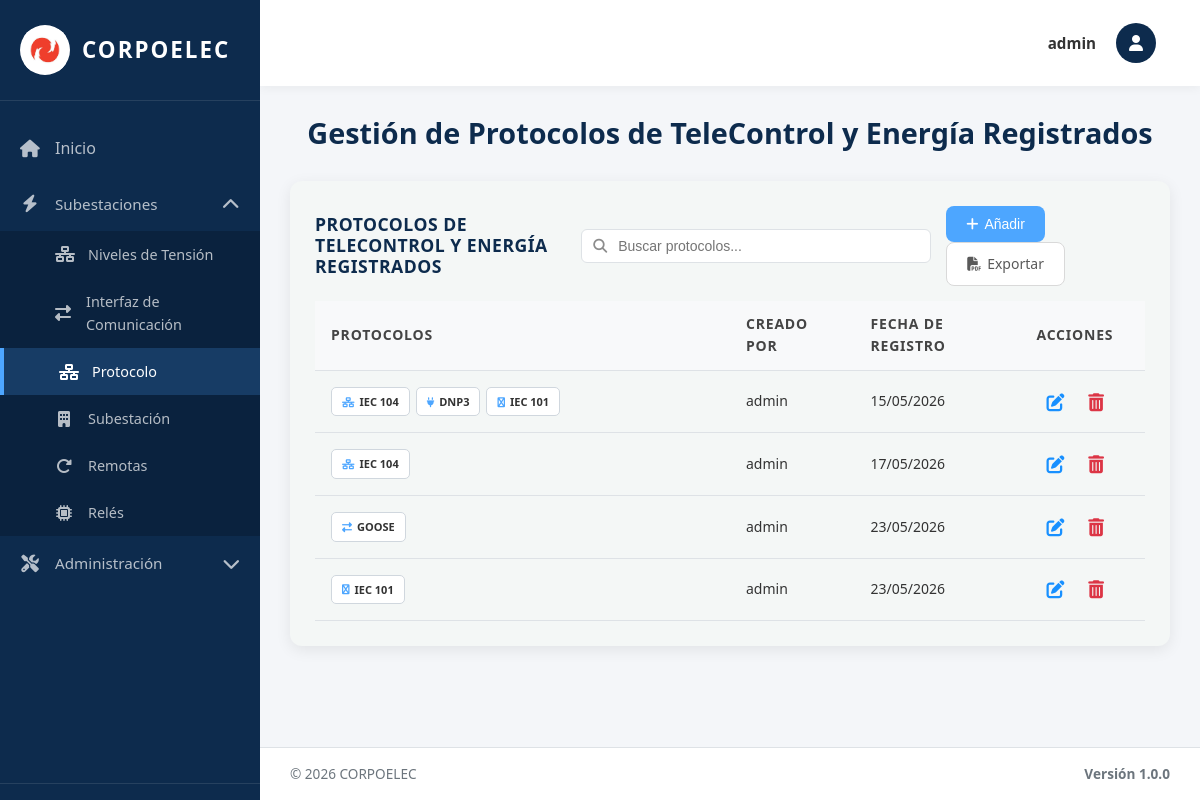
The app's page /protocolo/ (signed in) with its own data.
### equipos/models.py (models this page shows, shortened)
class Protocolo(models.Model):
    TIPO_CHOICES = [
        ('104', 'IEC 104'),
        ('DNP', 'DNP3'),
        ('GOOSE', 'GOOSE'),
        ('101', 'IEC 101'),
        ('MODBUS', 'Modbus'),
    ]
    Id_Protocolo = models.AutoField(primary_key=True)  # Identificador único
    Id_Interfaz = models.ForeignKey(InterfazDeComunicacion, on_delete=models.SET_NULL, null=True, blank=True, related_name='protocolos', verbose_name='Interfaz')  # Interface asociada - SET_NULL permite eliminar interfaz sin borrar protocolos
    Tipo = models.CharField(max_length=10, choices=TIPO_CHOICES, verbose_name='Tipo de Protocolo')  # Tipo de protocolo (enumerado)
    Estado = models.CharField(max_length=50, default='Activo', verbose_name='Estado')  # Estado operativo
    Fecha_Reg = models.DateField(auto_now_add=True, verbose_name='Fecha de Registro')  # Fecha de registro automática
    creado_por = models.ForeignKey(User, on_delete=models.SET_NULL, null=True, blank=True, related_name='protocolos_creados')  # Usuario que creó el registro
    Activo = models.BooleanField(default=True, verbose_name='Activo')  # Para eliminación lógica
    class Meta:
        verbose_name = 'Protocolo de Comunicación'
        verbose_name_plural = 'Protocolos de Comunicación'
        ordering = ['Id_Protocolo']  # Orden por ID ascendente

class InterfazDeComunicacion(models.Model):
    TIPO_INTERFAZ_CHOICES = [
        ('PUERTOS', 'Puertos de Comunicación'),
        ('PROTOCOLOS', 'Protocolos de Comunicación'),
    ]
    Id_Interfaz = models.AutoField(primary_key=True, serialize=False)  # Identificador único (PK)
    Puertos_C = models.IntegerField(default=0, verbose_name='Cantidad de Puertos')  # Contador de puertos
    Fecha_Reg = models.DateField(auto_now_add=True)  # Fecha de registro automática
    creado_por = models.ForeignKey(User, on_delete=models.SET_NULL, null=True, blank=True, related_name='interfaces_creadas')  # Usuario que creó el registro
    Tipo_Interfaz = models.CharField(max_length=20, choices=TIPO_INTERFAZ_CHOICES, default='PUERTOS', verbose_name='Tipo de Interfaz')  # Tipo de interfaz
    Activo = models.BooleanField(default=True, verbose_name='Activo')  # Para eliminación lógica
    objects = models.Manager()
    activos = models.Manager()  # Manager por defecto para filtrar activos
    class Meta:
        verbose_name = 'Interfaz de Comunicación'
        verbose_name_plural = 'Interfaces de Comunicación'
        ordering = ['Id_Interfaz']  # Orden por ID ascendente

### equipos/views.py (the view, shortened to what this page needs)
# urls.py: path('protocolo/', protocolo_view, name='protocolo'),
@login_required(login_url='/login/')
@no_cache
def protocolo_view(request):
    interfaces = InterfazDeComunicacion.objects.filter(Tipo_Interfaz='PROTOCOLOS', Activo=True).prefetch_related('protocolos').all().order_by('Id_Interfaz')
    paginator = Paginator(interfaces, 10)
    page_number = request.GET.get('page')
    page_obj = paginator.get_page(page_number)
    context = {
        'title': 'Protocolos',
        'page_obj': page_obj,
        'is_admin': request.user.is_superuser,
        'puede_crear': puede_crear(request),
        'puede_actualizar': puede_actualizar(request),
        'puede_eliminar': puede_eliminar(request)
    }
    return render(request, 'protocolo.html', context)

### equipos/context_processors.py (called while the page is built, shortened)
def permisos_usuario(request):
    if request.user.is_superuser:
        return {
            'permisos_usuario': {'crear': True, 'actualizar': True, 'eliminar': True},
            'puede_crear': True,
            'puede_actualizar': True,
            'puede_eliminar': True,
        }

### templates/protocolo.html (shortened to what this page needs)
{% extends 'base.html' %}
{% load static %}
{% block content %}
<div class="welcome-text">
  <h2>Gestión de Protocolos de TeleControl y Energía Registrados</h2>
</div>
<div class="table-section">
<div class="table-header">
  <h3>PROTOCOLOS DE TELECONTROL Y ENERGÍA REGISTRADOS</h3>
  <div class="search-container">
    <input type="text" class="search-input" id="searchInput" placeholder="Buscar protocolos..." onkeyup="filterTable()">
  </div>
  <div class="action-buttons">
    <button class="btn btn-primary btn-add-top" onclick="abrirModal()">
      <i class="fas fa-plus"></i> Añadir
    </button>
    <a href="{% url 'exportar_protocolo_pdf' %}" class="btn btn-secondary btn-add-top">
      <i class="fas fa-file-pdf"></i> Exportar
    </a>
  </div>
</div>
    {% if page_obj.paginator.count > 0 %}
    <table class="data-table">
      <thead>
        <tr>
          <th width="50%">Protocolos</th>
          {% if is_admin %}<th width="15%">Creado Por</th>{% endif %}
          <th width="20%">Fecha de Registro</th>
          <th width="15%">Acciones</th>
        </tr>
      </thead>
      <tbody>
        {% for interfaz in page_obj %}
        <tr>
          <td>
            <div class="protocolos-container">
              {% for protocolo in interfaz.protocolos.all %}
              <span class="protocolo-badge">
                <span class="protocolo-icon">
                  {% if protocolo.Tipo == '104' %}<i class="fas fa-network-wired"></i>{% endif %}
                  {% if protocolo.Tipo == 'DNP' %}<i class="fas fa-plug"></i>{% endif %}
                  {% if protocolo.Tipo == 'GOOSE' %}<i class="fas fa-exchange-alt"></i>{% endif %}
                  {% if protocolo.Tipo == '101' %}<i class="fas fa-usb"></i>{% endif %}
                </span>
                <span class="protocolo-text">{{ protocolo.get_Tipo_display }}</span>
              </span>
              {% empty %}
              <span class="no-data">Sin protocolos</span>
              {% endfor %}
            </div>
          </td>
          {% if is_admin %}<td>{{ interfaz.creado_por.username|default:"Sistema" }}</td>{% endif %}
          <td><span class="fecha-text">{{ interfaz.Fecha_Reg|date:"d/m/Y" }}</span></td>
<td class="actions-cell">
    {% with protocolos_list=interfaz.protocolos.all %}
    {% if puede_actualizar %}
    <button type="button" class="btn-icon btn-edit" title="Editar" onclick="abrirModalEditar({{ interfaz.Id_Interfaz }}, '{% for p in protocolos_list %}{{ p.Tipo }}{% if not forloop.last %},{% endif %}{% endfor %}')">
        <i class="fas fa-edit"></i>
    </button>
    {% endif %}
    <form method="post" style="display: inline;" onsubmit="return confirmarEliminacion(this);">
        {% if puede_eliminar %}
        <button type="submit" class="btn-icon btn-delete" title="Eliminar">
            <i class="fas fa-trash-alt"></i>
        </button>
        {% endif %}
    </form>
    {% endwith %}
</td>
        </tr>
        {% endfor %}
      </tbody>
    </table>
    {% else %}
    <p class="no-data">No hay protocolos registrados.</p>
    {% endif %}
  </div>
{% endblock %}

### templates/base.html (shortened to what this page needs)
{% load static %}
<!DOCTYPE html>
<html lang="es">
<head>
  <link rel="stylesheet" href="https://cdnjs.cloudflare.com/ajax/libs/font-awesome/6.4.0/css/all.min.css">
  <link rel="stylesheet" href="{% static 'css/global.css' %}">
 </head>
<body>
  <div class="layout-wrapper">
    <aside class="sidebar" id="sidebar">
      <div class="sidebar-brand" onclick="toggleSidebar()">
        <div class="sidebar-logo">
          <img src="{% static 'img/logo.jpg' %}" alt="Corpoelec">
        </div>
        <span class="sidebar-brand-text">Corpoelec</span>
      </div>
 <nav class="sidebar-nav">
        <a href="{% url 'index' %}" class="{% if request.path == '/' %}active{% endif %}" onclick="closeMobileSidebar()">
          <i class="fas fa-home"></i>
          <span>Inicio</span>
        </a>
         <div class="sidebar-dropdown {% if request.path == '/subestaciones/' or request.path == '/tensiones/' or request.path == '/interfaces/' or request.path == '/protocolo/' or request.path == '/reles/' or request.path == '/remotas/' %}active{% endif %}">
          <a href="#" class="dropdown-toggle" onclick="toggleDropdown(event, 'subestaciones-dropdown')">
            <i class="fas fa-bolt"></i>
            <span>Subestaciones</span>
            <i class="fas fa-chevron-down dropdown-arrow"></i>
          </a>
           <div class="dropdown-menu" id="subestaciones-dropdown">
             <a href="{% url 'tensiones' %}" class="{% if request.path == '/tensiones/' %}active{% endif %}" onclick="closeMobileSidebar()">
               <i class="fas fa-network-wired"></i>
               <span>Niveles de Tensión</span>
             </a>
               <a href="{% url 'interfaces' %}" class="{% if request.path == '/interfaces/' %}active{% endif %}" onclick="closeMobileSidebar()">
                 <i class="fas fa-exchange-alt"></i>
                 <span>Interfaz de Comunicación</span>
               </a>
               <a href="{% url 'protocolo' %}" class="{% if request.path == '/protocolo/' %}active{% endif %}" onclick="closeMobileSidebar()">
                 <i class="fas fa-network-wired"></i>
                 <span>Protocolo</span>
               </a>
               <a href="{% url 'subestaciones' %}" class="{% if request.path == '/subestaciones/' %}active{% endif %}" onclick="closeMobileSidebar()">
               <i class="fas fa-building"></i>
               <span>Subestación</span>
             </a>
             <a href="{% url 'remotas' %}" class="{% if request.path == '/remotas/' %}active{% endif %}" onclick="closeMobileSidebar()">
               <i class="fas fa-redo-alt"></i>
               <span>Remotas</span>
             </a>
             <a href="{% url 'reles' %}" class="{% if request.path == '/reles/' %}active{% endif %}" onclick="closeMobileSidebar()">
               <i class="fas fa-microchip"></i>
               <span>Relés</span>
              </a>
            </div>
         </div>
           {% if user.is_staff %}
           <div class="sidebar-dropdown {% if request.path == '/bitacora/' or request.path == '/admin/restaurar/' or request.path == '/admin/backup/' or request.path == '/admin/usuarios/' %}active{% endif %}">
             <a href="#" class="dropdown-toggle" onclick="toggleDropdown(event, 'admin-dropdown')">
               <i class="fas fa-tools"></i>
               <span>Administración</span>
               <i class="fas fa-chevron-down dropdown-arrow"></i>
             </a>
           </div>
           {% endif %}
        </nav>
        <div class="sidebar-bottom">
        </div>
      </aside>
    <main class="main-content" id="mainContent">
      <nav class="navbar">
        <div class="navbar-user">
          <div class="navbar-user-trigger" onclick="toggleUserMenu(event)">
            <div class="navbar-user-name">
              {% if user.first_name %}{{ user.first_name }}{% else %}{{ user.username }}{% endif %}
            </div>
            <div class="navbar-user-avatar">
              <i class="fas fa-user"></i>
            </div>
          </div>
         </div>
       </nav>
      <div class="content-area">
        {% block content %}{% endblock %}
      </div>
      <footer class="footer">
        <div class="footer-left">
          <span>© 2026 CORPOELEC</span>
        </div>
        <div class="footer-version">Versión 1.0.0</div>
      </footer>
    </main>
  </div>
</body>
</html>

### static/css/global.css (style rules this page uses)
body { font-size: 16px; font-weight: 400; color: #333; font-family: 'Open Sans', 'Segoe UI', Arial, sans-serif; line-height: 1.6; }
h1, h2, h3, .welcome-text h2 { font-size: 26px; font-weight: 700; color: #002D5A; margin: 0 0 20px 0; line-height: 1.2; }
.data-table thead th { font-size: 14px !important; font-weight: 700 !important; text-transform: uppercase !important; color: #444 !important; letter-spacing: 0.8px; padding: 12px 16px !important; }
.data-table tbody td { font-size: 14px !important; font-weight: 400 !important; color: #333 !important; padding: 12px 16px !important; }
.btn-primary, .btn-add-top { font-size: 14px !important; font-weight: 500 !important; border-radius: 8px !important; padding: 10px 20px !important; display: inline-flex; align-items: center; gap: 6px; }
.btn-icon { font-size: 18px !important; display: inline-flex; align-items: center; justify-content: center; padding: 6px !important; }
.btn-delete, .btn-delete i { color: #DC3545 !important; }
.btn-edit, .btn-edit i { color: #1890ff !important; }
.data-table { border-collapse: collapse; width: 100%; }
.data-table tbody tr { transition: background 0.15s ease; }
.data-table th, .data-table td { padding-top: 12px !important; padding-bottom: 12px !important; }
.form-control, input[type="text"], input[type="email"], select, textarea { font-size: 14px; font-weight: 400; color: #333; }
a { color: #1890ff; text-decoration: none; font-weight: 500; }

### templates/protocolo.html (style rules this page uses)
:root { --primary: #4DA6FF; --primary-dark: #3d8fe0; --dark-blue: #0D2B4D; --border-color: #dee2e6; --bg-light: #f4f7f6; }
.table-section { background: var(--bg-light); padding: 25px; border-radius: 12px; box-shadow: 0 4px 15px rgba(0,0,0,0.08); margin-bottom: 20px; }
.table-header { display: flex; justify-content: space-between; align-items: center; margin-bottom: 15px; gap: 15px; }
.table-header h3 { margin: 0; color: var(--dark-blue); width: 280px; }
.search-container { position: relative; display: flex; align-items: center; }
.search-input { width: 350px; padding: 8px 12px 8px 36px; border: 1px solid var(--border-color); border-radius: 6px; font-size: 14px; color: #333; background: #fff; transition: border-color 0.3s ease; }
.btn { padding: 10px 20px; border-radius: 8px; font-size: 0.9rem; font-weight: 600; cursor: pointer; border: none; transition: all 0.2s; display: inline-flex; align-items: center; text-decoration: none; }
.btn-primary { background: var(--primary); color: #fff; }
.btn-secondary { background: #fff; color: #595959; border: 1px solid #d9d9d9; }
.btn-icon { background: none; border: none; cursor: pointer; font-size: 1.1rem; padding: 6px; border-radius: 4px; display: inline-flex; align-items: center; justify-content: center; transition: all 0.2s; color: #6c757d; margin: 0 4px; }
.data-table { width: 100%; border-collapse: collapse; }
.data-table th, .data-table td { padding: 12px 15px; text-align: left; border-bottom: 1px solid var(--border-color); }
.data-table th { font-weight: 600; color: var(--dark-blue); font-size: 0.9rem; background: #f8f9fa; }
.actions-cell { white-space: nowrap; text-align: right; }
.protocolos-container { display: flex; flex-wrap: nowrap; gap: 6px; overflow-x: auto; padding: 4px 0; align-items: center; }
.protocolo-badge { display: inline-flex; align-items: center; gap: 5px; padding: 5px 10px; background: #fff; border: 1.5px solid #d0d7de; border-radius: 5px; font-size: 11px; font-weight: 600; white-space: nowrap; }
.protocolo-icon { color: var(--primary); font-size: 10px; }

### records on screen
InterfazDeComunicacion: creado_por.username "admin", Fecha_Reg "15/05/2026"
Protocolo: Tipo "IEC 104"
Protocolo: Tipo "DNP3"
Protocolo: Tipo "IEC 101"
InterfazDeComunicacion: creado_por.username "admin", Fecha_Reg "17/05/2026"
Protocolo: Tipo "IEC 104"
InterfazDeComunicacion: creado_por.username "admin", Fecha_Reg "23/05/2026"
Protocolo: Tipo "GOOSE"
InterfazDeComunicacion: creado_por.username "admin", Fecha_Reg "23/05/2026"
Protocolo: Tipo "IEC 101"

### other values on screen
{{ user.username }} "admin"
